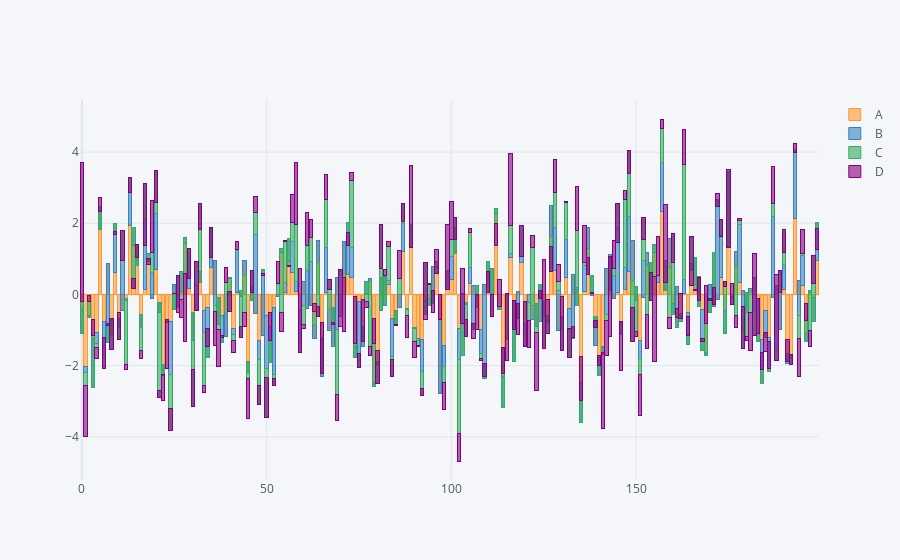

The notebook cell saved with this chart:
### Code cell
df.iplot(kind='bar',barmode='stack',bargap=0.1)

### Figure 1 — Plotly figure (JSON) as saved in the notebook; plotly's stock layout.template omitted (floating-point values rounded to 4 significant figures; data arrays with more than 128 entries replaced by an {"elided": "..."} marker saying what was removed)
{"data": [{"marker": {"color": "rgba(255, 153, 51, 0.6)", "line": {"color": "rgba(255, 153, 51, 1.0)", "width": 1}}, "name": "A", "orientation": "v", "text": "", "type": "bar", "x": {"elided": "200 int values"}, "y": {"elided": "200 float values"}}, {"marker": {"color": "rgba(55, 128, 191, 0.6)", "line": {"color": "rgba(55, 128, 191, 1.0)", "width": 1}}, "name": "B", "orientation": "v", "text": "", "type": "bar", "x": {"elided": "200 int values"}, "y": {"elided": "200 float values"}}, {"marker": {"color": "rgba(50, 171, 96, 0.6)", "line": {"color": "rgba(50, 171, 96, 1.0)", "width": 1}}, "name": "C", "orientation": "v", "text": "", "type": "bar", "x": {"elided": "200 int values"}, "y": {"elided": "200 float values"}}, {"marker": {"color": "rgba(128, 0, 128, 0.6)", "line": {"color": "rgba(128, 0, 128, 1.0)", "width": 1}}, "name": "D", "orientation": "v", "text": "", "type": "bar", "x": {"elided": "200 int values"}, "y": {"elided": "200 float values"}}], "layout": {"bargap": 0.1, "barmode": "stack", "legend": {"bgcolor": "#F5F6F9", "font": {"color": "#4D5663"}, "traceorder": "normal"}, "paper_bgcolor": "#F5F6F9", "plot_bgcolor": "#F5F6F9", "title": {"font": {"color": "#4D5663"}}, "xaxis": {"gridcolor": "#E1E5ED", "showgrid": true, "tickfont": {"color": "#4D5663"}, "title": {"font": {"color": "#4D5663"}, "text": ""}, "zerolinecolor": "#E1E5ED"}, "yaxis": {"gridcolor": "#E1E5ED", "showgrid": true, "tickfont": {"color": "#4D5663"}, "title": {"font": {"color": "#4D5663"}, "text": ""}, "zerolinecolor": "#E1E5ED"}}}
